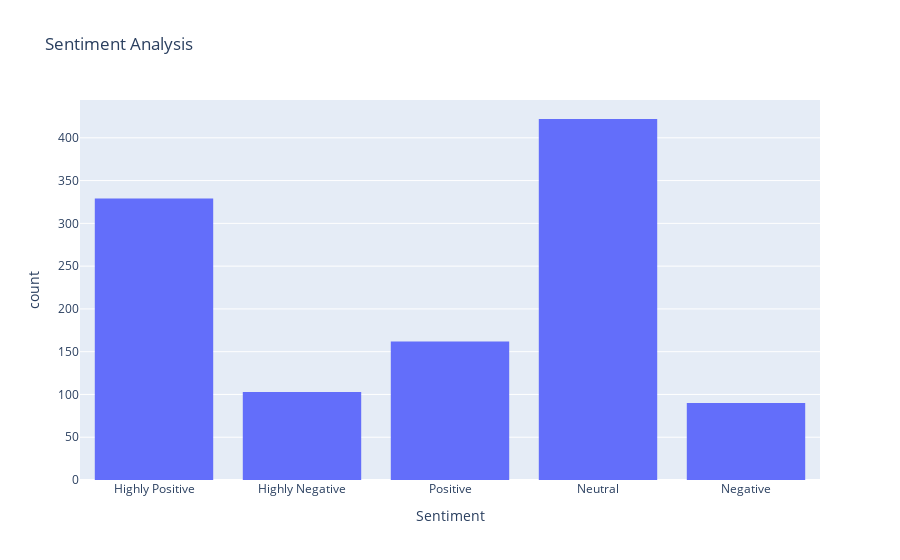

The code cell stored with this chart in its notebook:
### Code cell
import plotly.express as px

input_file = 'Combined_Final.xlsx'
df = pd.read_excel(input_file)
fig = px.histogram(df, x= df['Sentiment'], title="Sentiment Analysis")
fig.show()

### Figure 1 — Plotly figure (JSON) as saved in the notebook; plotly's stock layout.template omitted (floating-point values rounded to 4 significant figures; data arrays with more than 128 entries replaced by an {"elided": "..."} marker saying what was removed)
{"data": [{"alignmentgroup": "True", "bingroup": "x", "hovertemplate": "Sentiment=%{x}<br>count=%{y}<extra></extra>", "legendgroup": "", "marker": {"color": "#636efa", "pattern": {"shape": ""}}, "name": "", "offsetgroup": "", "orientation": "v", "showlegend": false, "type": "histogram", "x": {"elided": "1106 str values"}, "xaxis": "x", "yaxis": "y"}], "layout": {"barmode": "relative", "legend": {"tracegroupgap": 0}, "title": {"text": "Sentiment Analysis"}, "xaxis": {"anchor": "y", "domain": [0, 1], "title": {"text": "Sentiment"}}, "yaxis": {"anchor": "x", "domain": [0, 1], "title": {"text": "count"}}}}
